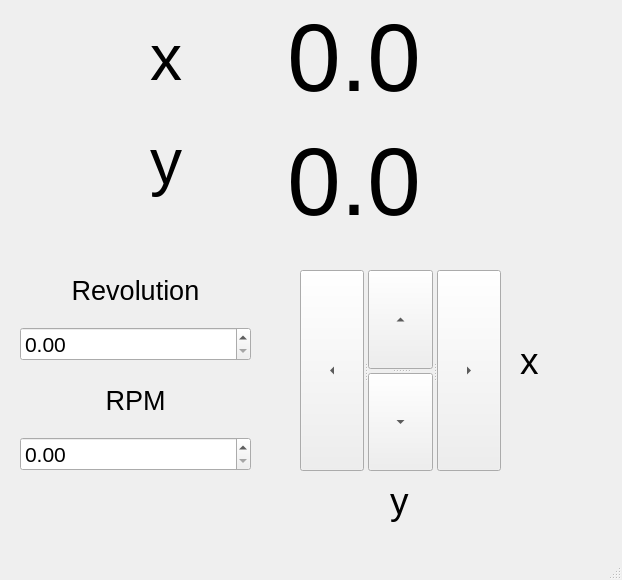
<?xml version="1.0" encoding="UTF-8"?>
<ui version="4.0">
 <class>MainWindow</class>
 <widget class="QMainWindow" name="MainWindow">
  <property name="geometry">
   <rect>
    <x>0</x>
    <y>0</y>
    <width>622</width>
    <height>580</height>
   </rect>
  </property>
  <property name="windowTitle">
   <string>MainWindow</string>
  </property>
  <widget class="QWidget" name="centralwidget">
   <widget class="QWidget" name="layoutWidget">
    <property name="geometry">
     <rect>
      <x>20</x>
      <y>260</y>
      <width>231</width>
      <height>101</height>
     </rect>
    </property>
    <layout class="QHBoxLayout" name="horizontalLayout_2">
     <item>
      <layout class="QVBoxLayout" name="verticalLayout_2">
       <item>
        <widget class="QLabel" name="label">
         <property name="text">
          <string>&lt;html&gt;&lt;head/&gt;&lt;body&gt;&lt;p align=&quot;center&quot;&gt;&lt;span style=&quot; font-size:20pt;&quot;&gt;Revolution&lt;/span&gt;&lt;/p&gt;&lt;/body&gt;&lt;/html&gt;</string>
         </property>
        </widget>
       </item>
       <item>
        <widget class="QDoubleSpinBox" name="StepSize">
         <property name="font">
          <font>
           <pointsize>16</pointsize>
          </font>
         </property>
         <property name="maximum">
          <double>1000.000000000000000</double>
         </property>
        </widget>
       </item>
      </layout>
     </item>
    </layout>
   </widget>
   <widget class="QWidget" name="layoutWidget_2">
    <property name="geometry">
     <rect>
      <x>20</x>
      <y>370</y>
      <width>231</width>
      <height>101</height>
     </rect>
    </property>
    <layout class="QHBoxLayout" name="horizontalLayout_3">
     <item>
      <layout class="QVBoxLayout" name="verticalLayout_3">
       <item>
        <widget class="QLabel" name="label_2">
         <property name="text">
          <string>&lt;html&gt;&lt;head/&gt;&lt;body&gt;&lt;p align=&quot;center&quot;&gt;&lt;span style=&quot; font-size:20pt;&quot;&gt;RPM&lt;/span&gt;&lt;/p&gt;&lt;/body&gt;&lt;/html&gt;</string>
         </property>
        </widget>
       </item>
       <item>
        <widget class="QDoubleSpinBox" name="rpmInput">
         <property name="font">
          <font>
           <pointsize>16</pointsize>
          </font>
         </property>
         <property name="maximum">
          <double>15.000000000000000</double>
         </property>
        </widget>
       </item>
      </layout>
     </item>
    </layout>
   </widget>
   <widget class="QLabel" name="xVal_5">
    <property name="geometry">
     <rect>
      <x>390</x>
      <y>470</y>
      <width>23</width>
      <height>64</height>
     </rect>
    </property>
    <property name="text">
     <string>&lt;html&gt;&lt;head/&gt;&lt;body&gt;&lt;p&gt;&lt;span style=&quot; font-size:28pt;&quot;&gt;y&lt;/span&gt;&lt;/p&gt;&lt;/body&gt;&lt;/html&gt;</string>
    </property>
   </widget>
   <widget class="QSplitter" name="splitter_4">
    <property name="geometry">
     <rect>
      <x>300</x>
      <y>270</y>
      <width>201</width>
      <height>201</height>
     </rect>
    </property>
    <property name="orientation">
     <enum>Qt::Horizontal</enum>
    </property>
    <widget class="QSplitter" name="splitter_3">
     <property name="orientation">
      <enum>Qt::Vertical</enum>
     </property>
     <widget class="QToolButton" name="leftButton">
      <property name="text">
       <string>...</string>
      </property>
      <property name="toolButtonStyle">
       <enum>Qt::ToolButtonIconOnly</enum>
      </property>
      <property name="arrowType">
       <enum>Qt::LeftArrow</enum>
      </property>
     </widget>
    </widget>
    <widget class="QSplitter" name="splitter">
     <property name="orientation">
      <enum>Qt::Vertical</enum>
     </property>
     <widget class="QToolButton" name="upButton">
      <property name="text">
       <string>...</string>
      </property>
      <property name="toolButtonStyle">
       <enum>Qt::ToolButtonIconOnly</enum>
      </property>
      <property name="arrowType">
       <enum>Qt::UpArrow</enum>
      </property>
     </widget>
     <widget class="QToolButton" name="downButton">
      <property name="text">
       <string>...</string>
      </property>
      <property name="toolButtonStyle">
       <enum>Qt::ToolButtonIconOnly</enum>
      </property>
      <property name="arrowType">
       <enum>Qt::DownArrow</enum>
      </property>
     </widget>
    </widget>
    <widget class="QSplitter" name="splitter_2">
     <property name="orientation">
      <enum>Qt::Vertical</enum>
     </property>
     <widget class="QToolButton" name="rightButton">
      <property name="text">
       <string>...</string>
      </property>
      <property name="toolButtonStyle">
       <enum>Qt::ToolButtonIconOnly</enum>
      </property>
      <property name="arrowType">
       <enum>Qt::RightArrow</enum>
      </property>
     </widget>
    </widget>
   </widget>
   <widget class="QLabel" name="xVal_6">
    <property name="geometry">
     <rect>
      <x>520</x>
      <y>330</y>
      <width>23</width>
      <height>64</height>
     </rect>
    </property>
    <property name="text">
     <string>&lt;html&gt;&lt;head/&gt;&lt;body&gt;&lt;p&gt;&lt;span style=&quot; font-size:28pt;&quot;&gt;x&lt;/span&gt;&lt;/p&gt;&lt;/body&gt;&lt;/html&gt;</string>
    </property>
   </widget>
   <widget class="QWidget" name="layoutWidget">
    <property name="geometry">
     <rect>
      <x>150</x>
      <y>0</y>
      <width>271</width>
      <height>242</height>
     </rect>
    </property>
    <layout class="QHBoxLayout" name="horizontalLayout">
     <item>
      <layout class="QVBoxLayout" name="verticalLayout_4">
       <item>
        <widget class="QLabel" name="xVal_7">
         <property name="text">
          <string>&lt;html&gt;&lt;head/&gt;&lt;body&gt;&lt;p&gt;&lt;span style=&quot; font-size:48pt;&quot;&gt;x&lt;/span&gt;&lt;/p&gt;&lt;/body&gt;&lt;/html&gt;</string>
         </property>
        </widget>
       </item>
       <item>
        <widget class="QLabel" name="xVal_8">
         <property name="text">
          <string>&lt;html&gt;&lt;head/&gt;&lt;body&gt;&lt;p&gt;&lt;span style=&quot; font-size:48pt;&quot;&gt;y&lt;/span&gt;&lt;/p&gt;&lt;p&gt;&lt;br/&gt;&lt;/p&gt;&lt;/body&gt;&lt;/html&gt;</string>
         </property>
        </widget>
       </item>
      </layout>
     </item>
     <item>
      <layout class="QVBoxLayout" name="verticalLayout">
       <item>
        <widget class="QLabel" name="totalStepX">
         <property name="font">
          <font>
           <pointsize>72</pointsize>
          </font>
         </property>
         <property name="text">
          <string>&lt;html&gt;&lt;head/&gt;&lt;body&gt;&lt;p align=&quot;center&quot;&gt;0.0&lt;/p&gt;&lt;/body&gt;&lt;/html&gt;</string>
         </property>
        </widget>
       </item>
       <item>
        <widget class="QLabel" name="totalStepY">
         <property name="font">
          <font>
           <pointsize>72</pointsize>
          </font>
         </property>
         <property name="text">
          <string>&lt;html&gt;&lt;head/&gt;&lt;body&gt;&lt;p align=&quot;center&quot;&gt;0.0&lt;/p&gt;&lt;/body&gt;&lt;/html&gt;</string>
         </property>
        </widget>
       </item>
      </layout>
     </item>
    </layout>
   </widget>
  </widget>
  <widget class="QMenuBar" name="menubar">
   <property name="geometry">
    <rect>
     <x>0</x>
     <y>0</y>
     <width>622</width>
     <height>21</height>
    </rect>
   </property>
  </widget>
  <widget class="QStatusBar" name="statusbar"/>
 </widget>
 <resources/>
 <connections/>
</ui>
